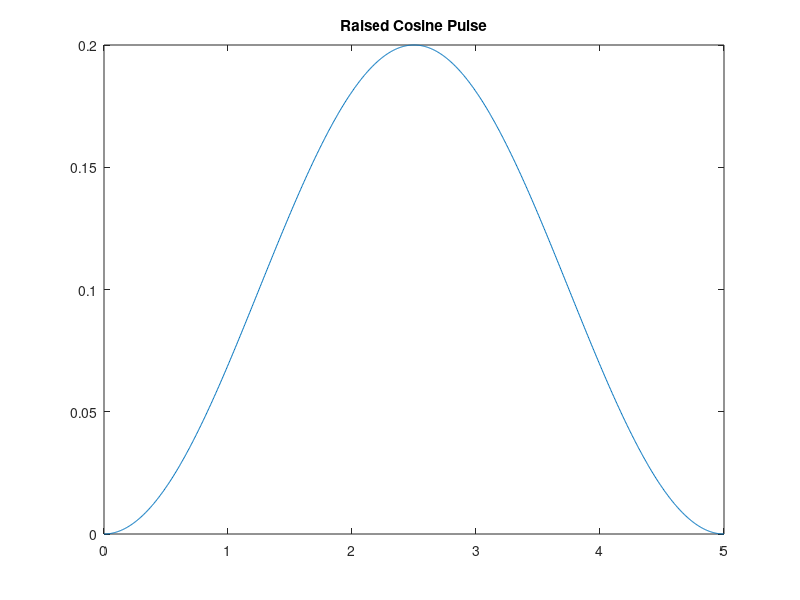
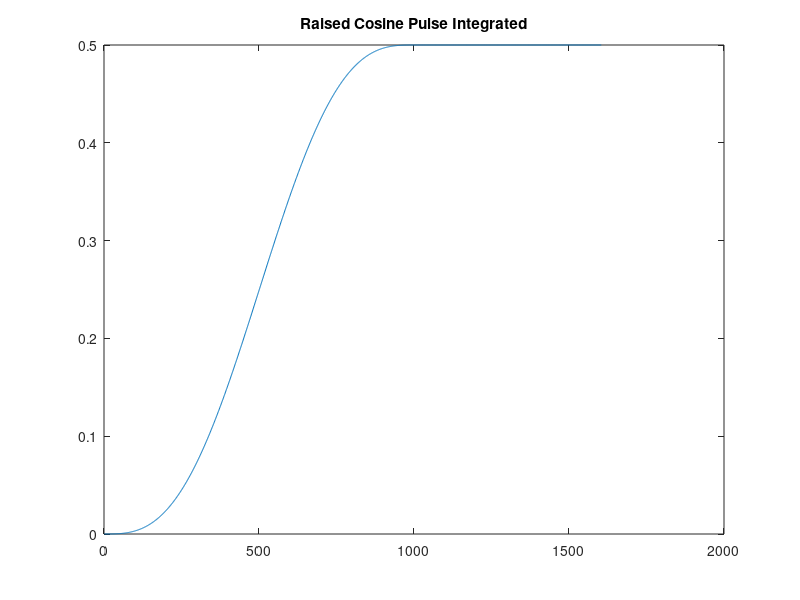
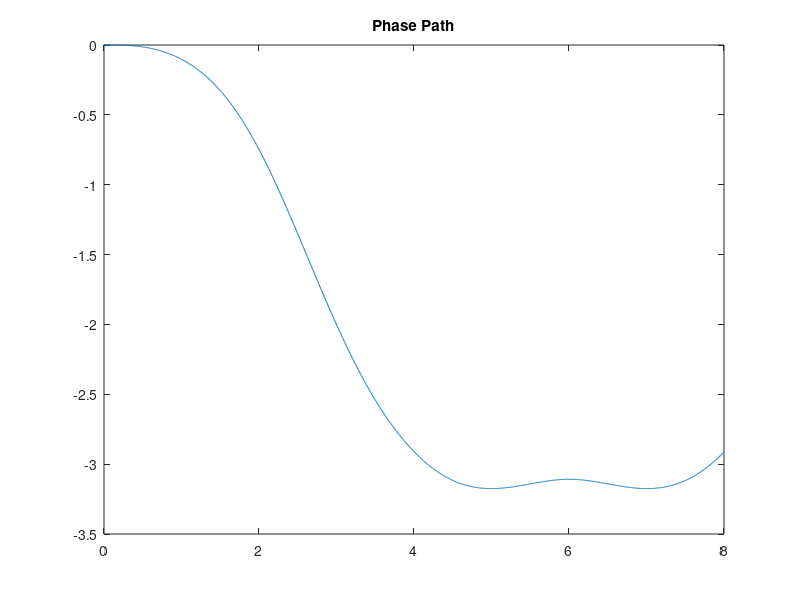
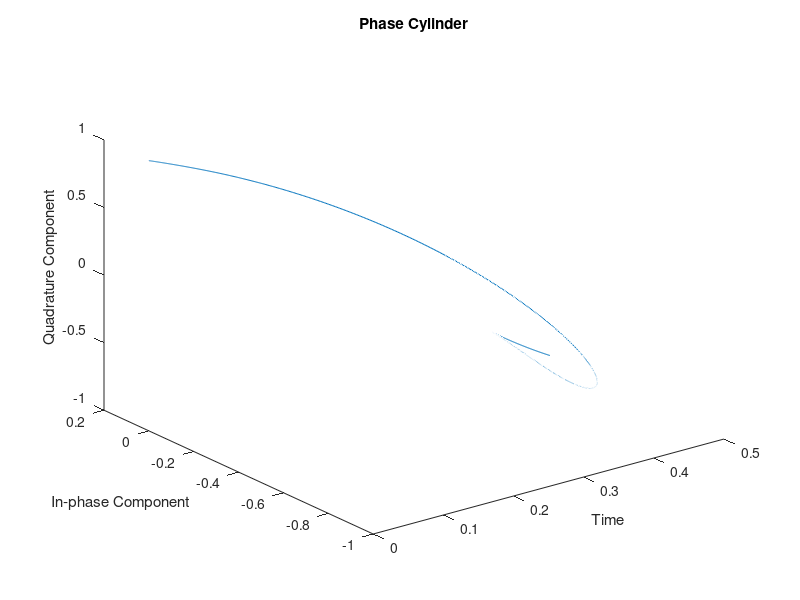

Reproduce these figures in MATLAB, in order.
clc
clear 
close all
h=2/3;
Tb=1;
L=input('Please insert a value for L : ');
n=0:0.005:L*Tb;
m=0:0.005:Tb;
input=[0 0 1 0 1 0 1 1];
m_d=2*((input)-0.5);
g=(1/(2*L*Tb))*(1-cos((2*pi*n)/(L*Tb)));
q1=(n/(2*Tb*L))-((1/(4*pi))*(sin((2*pi*n)/(L*Tb))));
V=(q1(1,length(n)))*ones(1,length(m)*(length(input)-(L*Tb)));
q=[q1 V];
plot(n,g)
title('Raised Cosine Pulse')
figure,plot(q)
title('Raised Cosine Pulse Integrated')
fc=10;
Q=[];
Q2=[];
for i=1:length(m_d)
   Q1=(2*pi*h*m_d(i)*q);
   if i==1
       Q2=Q1;
   else
   Q3=[zeros(1,(i-1)*length(m)) Q1];
   Q2=Q3(1:length(Q1))+Q2;
   end
end
a=((length(m_d))*Tb)/length(Q2);
K=0:a:((length(m_d))*Tb)-a;
figure
plot(K,Q2)
title('Phase Path')
Si=sin(Q2);
Sq=cos(Q2);
figure
plot3(q,Si,Sq)
title('Phase Cylinder')
xlabel('Time')
ylabel('In-phase Component')
zlabel('Quadrature Component')
